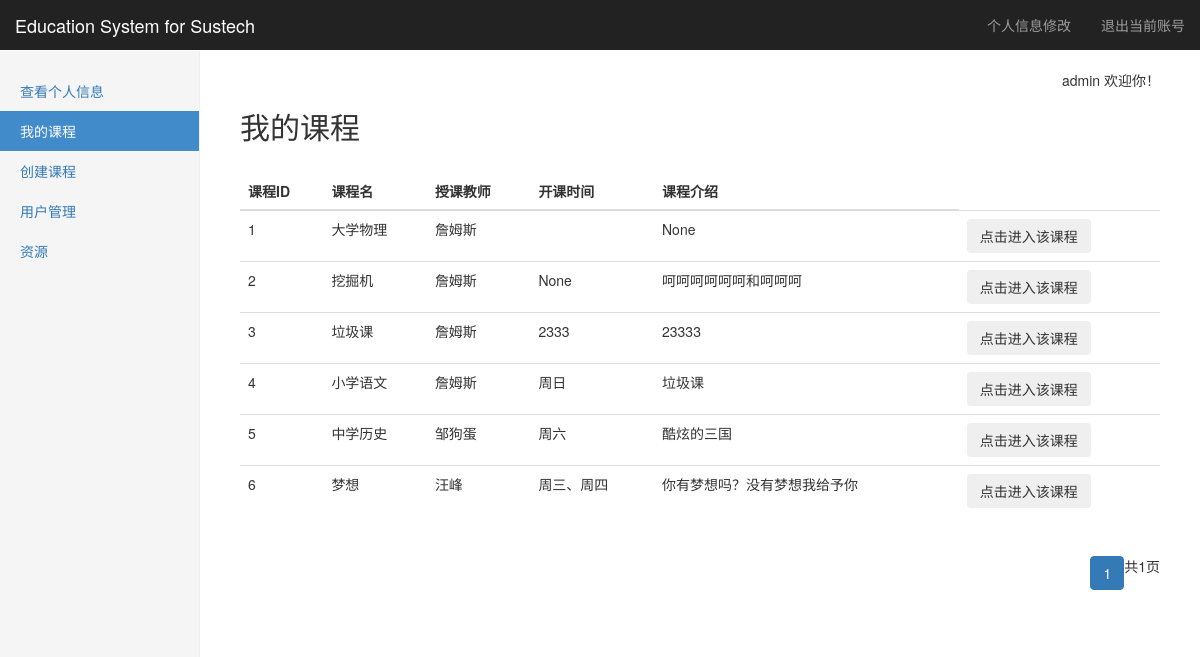
The app's page /course (signed in) with its own data.
### tables this page shows
CREATE TABLE "course" (
	`courseid`	INTEGER NOT NULL PRIMARY KEY AUTOINCREMENT,
	`teacherid`	int,
	`name`	string NOT NULL,
	`term`	string,
	`time`	string,
	`intro`	string
);

CREATE TABLE "account" (
	`userid`	INTEGER NOT NULL PRIMARY KEY AUTOINCREMENT,
	`username`	string NOT NULL,
	`password`	string NOT NULL,
	`privilege`	int NOT NULL
);

### Listener.py (the view, shortened to what this page needs)
@app.route(course_url, methods=['GET', 'POST'])
def course():
    Course= SQL_Course(get_db())
    if not (session.get('login') and session.get('username') and session.get('privilege')):
        return redirect(url_for('logout'))
    username = session['username']
    p = session['privilege']
    sidebar = GetSideBar(GetBar(p), '我的课程')
    if(p==1):
        mycourse=Course.SearchCourse_1(username)
    elif(p==2):
        mycourse=Course.SearchCourse_2(username)
    elif(p==3):
        mycourse=Course.SearchCourse_3()
    else:
        return redirect(url_for('logout'))
    xcourse=request.args.get('course','')
    seek=False
    if(len(mycourse)!=0):
        for i in mycourse:
            if(i['name']==xcourse):
                seek=True
                break
    if(seek==False):
        if(p==3):
            infor = Course.GetAllCourseInfor()
            page=request.args.get('p',1)
            data=GetPageDict(page,infor, pageoffset , maxshow)
        return render_template("course.html", username=username, sidebar=sidebar,data=data, mycourse=mycourse,p=p)

### Config/Link_db.py (called while the page is built)
    def select(self,sql):
        try:
            self.__cursor.execute(sql)
            data = self.__cursor.fetchall()
            return data
        except:
            print("Error: unable to fecth data with sql query: "+sql)
            return False

    def close(self):
        if(self.__db!=None):
            self.__db.close()

### Listener.py (called while the page is built)
def get_db():   #使用flask的g对象，每次访问都会有个独立的g对象，保证线程的数据库操作的安全
    if not hasattr(g, 'db'):
        g.db = Link_db()
    return g.db

def GetBar(privilege):  #根据用户privilege返回不同的sidebar
    if(privilege==3):
        return adminbar
    elif(privilege==2):
        return teacherbar
    elif(privilege==1):
        return studentbar

### SQL_libarary/Func_lib.py (called while the page is built)
def GetSideBar(sidebar,activebar=None): #对sidebar进行整理并返回整理好的元组
    result=[]
    for key in sidebar:
        bar1={}
        bar1['name']=key
        bar1['href']=sidebar[key]
        if(activebar==key):
            bar1['active']='active'
        result.append(bar1)
    return result

### SQL_libarary/SQL_Course.py (called while the page is built)
    def SearchCourse_3(self):
        sql= "select name,username from %s c join %s a on a.userid=c.teacherid" %(CourseTable,AccountTable)
        data = self.__db.select(sql)
        result = []
        for i in data:
            mydict = {}
            mydict['name'] = i[0]
            mydict['teacher'] = i[1]
            result.append(mydict)
        return result

    def GetAllCourseInfor(self):
        sql = "select courseid,name,username,time,intro from %s join %s on teacherid=userid"%(CourseTable,AccountTable)
        data = self.__db.select(sql)
        result=[]
        for i in data:
            mydict={'courseid':i[0],'name':i[1],'teacher':i[2],'time':i[3],'intro':i[4]}
            result.append(mydict)
        return result

### templates/course.html (shortened to what this page needs)
{% extends "layout.html" %}
{% block body %}
<h2>我的课程</h2>
<br/>
{% if p!=3 %}
{% for course in mycourse %}
<button class="btn" onclick="go('{{ course.name }}');">{{ course.name }}</button>
{% else %}
<p>还未选过课</p>
<button class="btn btn-primary" onclick="window.location.href='/course/select';">现在去选课</button>
{% endfor %}
{%else%}
<table class="table table-hover">
              <thead>
                <tr>
					<th>课程ID</th>
					<th>课程名</th>
					<th>授课教师</th>
					<th>开课时间</th>
					<th>课程介绍</th>
                </tr>
              </thead>
			  <tbody>
			  {% for i in data.showdict %}
				<tr>
					<td>{{ i.courseid }}</td>
					<td>{{ i.name }}</td>
					<td>{{ i.teacher }}</td>
					<td>{{ i.time }}</td>
					<td>{{ i.intro }}</td>
					<td>
					<button class="btn" onclick="go('{{ i.name }}');">点击进入该课程</button>
					</td>
				</tr>
				{% endfor %}
			  </tbody>
</table>
{% if data %}
	<div class="pull-right">
			<ul class="pagination">
				{% for dic in data.page_list %}
				{% if dic==data.nowpage%}
				<li class="active"><a href="/course?p={{dic}}">{{dic}}</a></li>
				{%else%}
				<li><a href="/course?p={{dic}}">{{dic}}</a></li>
				{%endif%}
				{%endfor%}
			共{{data.total}}页
			</ul>
	</div>
{% endif %}
{%endif%}
{% endblock %}

### static/css/dashboard.css (style rules this page uses)
body { padding-top: 50px; }

### records on screen
course: courseid "1", name "大学物理", teacher "詹姆斯", intro "None"
course: courseid "2", name "挖掘机", teacher "詹姆斯", time "None", intro "呵呵呵呵呵呵和呵呵呵"
course: courseid "3", name "垃圾课", teacher "詹姆斯", time "2333", intro "23333"
course: courseid "4", name "小学语文", teacher "詹姆斯", time "周日", intro "垃圾课"
course: courseid "5", name "中学历史", teacher "邹狗蛋", time "周六", intro "酷炫的三国"
course: courseid "6", name "梦想", teacher "汪峰", time "周三、周四", intro "你有梦想吗？没有梦想我给予你"

### other values on screen
{{ bar.name }} "查看个人信息" "我的课程" "创建课程" "用户管理" "资源"
{{ username }} "admin"
{{ dic }} "1"
{{ data.total }} "1"
